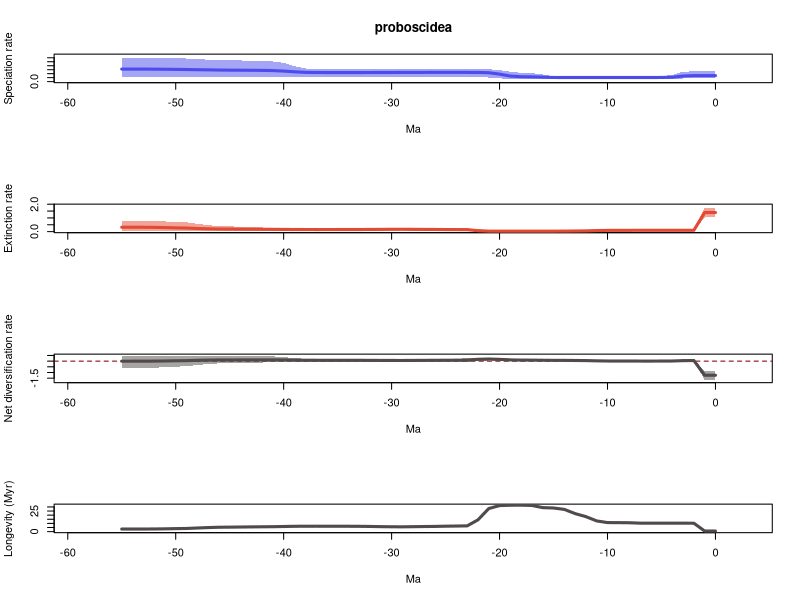

The R source for this figure:
# 1 files combined:
# 	/home/eeb177-student/Desktop/eeb-177/eeb-177-final-project/data_file/pyrate/pyrate_mcmc_logs/proboscidea_1_marginal_rates.log

# 95% HPDs calculated using code from Biopy (https://www.cs.auckland.ac.nz/~yhel002/biopy/)

pdf(file='/home/eeb177-student/Desktop/eeb-177/eeb-177-final-project/data_file/pyrate/pyrate_mcmc_logs/proboscidea_1_marginal_rates_RTT.pdf',width=0.6*9, height=16.8)
par(mfrow=c(4,1))
library(scales)
L_hpd_m95=c(0.0878062104961, 0.0878062104961,0.0887105854142,0.0785622420103,0.0595934750238,0.0664598289409,0.0686460971836,0.0686460971836,0.0686460971836,0.068608143376,0.0698272192884,0.068608143376,0.068608143376,0.0698272192884,0.0686460971836,0.0678414615827,0.0613116380095,0.0713351372353,0.0710817389502,0.0713351372353,0.0803277115847,0.102044623286,0.122871857045,0.126248062227,0.123529692868,0.124268063464,0.125065997968,0.124177548167,0.124960061678,0.126654215184,0.124177548167,0.124268063464,0.124177548167,0.123591619752,0.123591619752,0.124177548167,0.123499362501,0.123591619752,0.12039260949,0.110240196149,0.124666519366,0.12720591456,0.124370577424,0.121493619271,0.1272332776,0.12720591456,0.126654215184,0.124728777981,0.125516450561,0.12720591456,0.1268263225,0.125516450561,0.123876067755,0.125516450561,0.124960061678,0.123876067755)
L_hpd_M95=c(0.255245540418, 0.255245540418,0.257011577115,0.251684829006,0.166000698371,0.140412038766,0.137744379656,0.1365101451,0.136225809426,0.136151014062,0.137286288808,0.135752798139,0.135694437451,0.137277927101,0.136410776316,0.137277927101,0.181054197642,0.214669547368,0.22168889524,0.249693722168,0.290975939367,0.311694801393,0.318197963422,0.318197963422,0.31416032038,0.31378315817,0.313319339741,0.311221896334,0.311221896334,0.312707236301,0.310011681112,0.310066004606,0.310253550394,0.310066004606,0.311179984956,0.312539217875,0.31416032038,0.318978079384,0.331006501998,0.3896772329,0.470823830036,0.50636421782,0.518686056479,0.52117329211,0.532643375711,0.535024477722,0.541648843838,0.553684832779,0.56238369558,0.580862342751,0.589741654651,0.595960067272,0.598182293247,0.603594328614,0.604488512477,0.603770247185)
M_hpd_m95=c(1.04026501828, 1.04026501828,0.0623875771664,0.0609353742149,0.0620836949498,0.0615244502803,0.0609353742149,0.0620836949498,0.0480757955806,0.0437970738802,0.0422969418395,0.0191038214966,0.0131772938071,0.0111710491677,0.00886197438781,0.00819526505518,0.0079515881675,0.00515259661742,2.275185238e-05,2.275185238e-05,2.275185238e-05,2.275185238e-05,2.275185238e-05,0.0197214306625,0.025627713873,0.0321876304687,0.0343875190987,0.0444748399627,0.0769050455627,0.0858766695085,0.0842418630864,0.0769050455627,0.0688860659358,0.0686440698035,0.0688860659358,0.0658152433555,0.065505080066,0.0643677053738,0.0658440593349,0.0676447764166,0.0603490435532,0.0575783528861,0.0461232918263,0.0472262645602,0.0554524139375,0.0596404272383,0.0661906329062,0.0570743326343,0.0661906329062,0.0751423655474,0.0661906329062,0.0665981347888,0.0661906329062,0.0743904955963,0.0697227769355,0.0697227769355)
M_hpd_M95=c(1.75371308337, 1.75371308337,0.134475950901,0.132783643348,0.133732321433,0.133339827101,0.132783643348,0.135124246945,0.131127800266,0.128592747313,0.128273269119,0.120321357342,0.106155110703,0.0979225045294,0.0841904535104,0.0784334308533,0.0767983219317,0.0717005099767,0.0656973644033,0.0657604770163,0.0675332351317,0.0807467886997,0.186803918835,0.236613314634,0.238875116188,0.244381007912,0.246647231204,0.25598683818,0.28044299642,0.267935082477,0.264028289874,0.25598683818,0.245753731518,0.239649055514,0.238170387269,0.233666886039,0.232841438025,0.232841438025,0.236056486731,0.241318282701,0.256990251271,0.289381355075,0.301462855448,0.326851650147,0.35836943803,0.38548040352,0.405768338694,0.467126277817,0.568998332861,0.676041481441,0.699802595291,0.741091522271,0.7729463001,0.795529079738,0.795529079738,0.795529079738)
R_hpd_m95=c(-1.64085257197, -1.64085257197,-0.0251363249366,-0.0362950387754,-0.0541512656465,-0.0486412961573,-0.0465374063754,-0.0460890394308,-0.0412109708308,-0.0412026227169,-0.0411628649241,-0.0332487031472,-0.0179637687962,-0.00755920652035,0.0081498050504,0.0135148266336,0.00807968139254,0.0227012249364,0.0226489852716,0.0247689318567,0.0425775945296,0.0623002998723,0.0117729686373,-0.0496391600559,-0.0579013753917,-0.0524555060354,-0.0585972446259,-0.0587092214465,-0.067600053789,-0.0730164469547,-0.0652203166589,-0.0608605273946,-0.0585972446259,-0.0567538852867,-0.0563310858256,-0.0568386090226,-0.0578216865628,-0.0578216865628,-0.0619438860008,-0.0749814969049,-0.0714295577077,-0.0878206167538,-0.121853652238,-0.140211418955,-0.154630685754,-0.186445506602,-0.195034740533,-0.257283418227,-0.342763169983,-0.454123443038,-0.483730472095,-0.545238385157,-0.573558457965,-0.594001628215,-0.600379053328,-0.600379053328)
R_hpd_M95=c(-0.892362411728, -0.892362411728,0.170851566563,0.159012009656,0.0776411892941,0.057138750836,0.0553087210062,0.0552935384122,0.0642420994186,0.0652448858487,0.0661268581994,0.094801106678,0.107204595822,0.111439675094,0.11362142481,0.116746813273,0.157292287505,0.189221502732,0.197107769771,0.227012178089,0.272205014634,0.293755911933,0.303793132348,0.24148450779,0.225361894995,0.223874267304,0.209086270328,0.206562403943,0.193830405404,0.18553343976,0.188679776041,0.191429397443,0.188922793651,0.188922793651,0.190967918194,0.192080257368,0.193710554157,0.199654056175,0.211064002901,0.261939636716,0.359821051586,0.418726365124,0.414923853613,0.418726365124,0.42955010785,0.418726365124,0.432164089917,0.46705051876,0.477709695902,0.477709695902,0.474784883178,0.465058265239,0.475743065408,0.475743065408,0.477709695902,0.477709695902)
L_mean=c(0.150569957886, 0.150569957886,0.150882151691,0.140562654741,0.109950309726,0.104879766713,0.10358769925,0.103257403462,0.103164628529,0.10318716715,0.103231459795,0.103368298811,0.103597251662,0.103865835356,0.10396767965,0.104514320477,0.11168441586,0.119668686808,0.12318265772,0.139907236601,0.188154344605,0.223586850535,0.231107589699,0.232045221537,0.232083672216,0.232133981072,0.232330919877,0.231842149213,0.23128025699,0.230928696544,0.229817821319,0.229162778873,0.228619719436,0.228188912929,0.227847397207,0.227518020474,0.227922821726,0.229373401819,0.233549131363,0.247337918307,0.265396912967,0.277492837816,0.282645727911,0.285067799695,0.287119333287,0.288559598663,0.291339209096,0.296204067487,0.29974104053,0.304397215648,0.307833591507,0.311215888513,0.313571211504,0.315081281994,0.315429552622,0.315523419512)
M_mean=c(1.3935773824, 1.3935773824,0.0978675076253,0.0976740558486,0.0976198145077,0.0976449320743,0.0976217643166,0.0971261936318,0.092805123129,0.091705228091,0.0911192980071,0.0770008740213,0.0550166963893,0.0457280854814,0.0370591390965,0.0348697061803,0.0343360241502,0.0314599185085,0.0311469718824,0.031192040872,0.0316335598632,0.0356867830904,0.0699604999279,0.143043181715,0.147570026254,0.151579699022,0.158321201006,0.161884097432,0.166688917263,0.171961593659,0.169361157241,0.165644512136,0.159097268041,0.155297530848,0.153622843188,0.152731522139,0.152337677567,0.152042997433,0.1524226194,0.154397130038,0.160550173987,0.167053443405,0.170391934414,0.174155786951,0.178853304298,0.183935277727,0.187940678848,0.203307993106,0.227400350106,0.260564876999,0.274374135905,0.29605484391,0.311053013033,0.318223277895,0.320288001773,0.320519248922)
R_mean=c(-1.24300742452, -1.24300742452,0.0530146440662,0.0428885988928,0.0123304952186,0.00723483463886,0.00596593493382,0.00613120983055,0.0103595054002,0.0114819390592,0.0121121617874,0.0263674247902,0.0485805552725,0.0581377498745,0.0669085405531,0.0696446142972,0.0773483917102,0.0882087682993,0.0920356858378,0.108715195729,0.156520784742,0.187900067445,0.161147089771,0.0890020398217,0.0845136459621,0.0805542820503,0.0740097188708,0.0699580517811,0.0645913397271,0.0589671028845,0.0604566640774,0.0635182667363,0.0695224513953,0.0728913820812,0.0742245540183,0.0747864983349,0.0755851441594,0.0773304043857,0.0811265119629,0.0929407882697,0.10484673898,0.110439394411,0.112253793497,0.110912012744,0.108266028989,0.104624320936,0.103398530248,0.0928960743814,0.0723406904241,0.0438323386492,0.0334594556017,0.015161044603,0.0025181984708,-0.00314199590114,-0.00485844915088,-0.00499582941041)
trans=0.5
age=(0:(56-1))* -1
plot(age,age,type = 'n', ylim = c(0, 0.664937363725), xlim = c(-58.8,2.8), ylab = 'Speciation rate', xlab = 'Ma',main='proboscidea' )
polygon(c(age, rev(age)), c(L_hpd_M95, rev(L_hpd_m95)), col = alpha("#4c4cec",trans), border = NA)
lines(rev(age), rev(L_mean), col = "#4c4cec", lwd=3)
plot(age,age,type = 'n', ylim = c(0, 1.9290843917), xlim = c(-58.8,2.8), ylab = 'Extinction rate', xlab = 'Ma' )
polygon(c(age, rev(age)), c(M_hpd_M95, rev(M_hpd_m95)), col = alpha("#e34a33",trans), border = NA)
lines(rev(age), rev(M_mean), col = "#e34a33", lwd=3)
plot(age,age,type = 'n', ylim = c(-1.80493782917, 0.525480665492), xlim = c(-58.8,2.8), ylab = 'Net diversification rate', xlab = 'Ma' )
abline(h=0,lty=2,col="darkred")
polygon(c(age, rev(age)), c(R_hpd_M95, rev(R_hpd_m95)), col = alpha("#504A4B",trans), border = NA)
lines(rev(age), rev(R_mean), col = "#504A4B", lwd=3)
plot(age,age,type = 'n', ylim = c(0, max(1/M_mean)), xlim = c(-58.8,2.8), ylab = 'Longevity (Myr)', xlab = 'Ma' )
lines(rev(age), rev(1/M_mean), col = "#504A4B", lwd=3)
n <- dev.off()